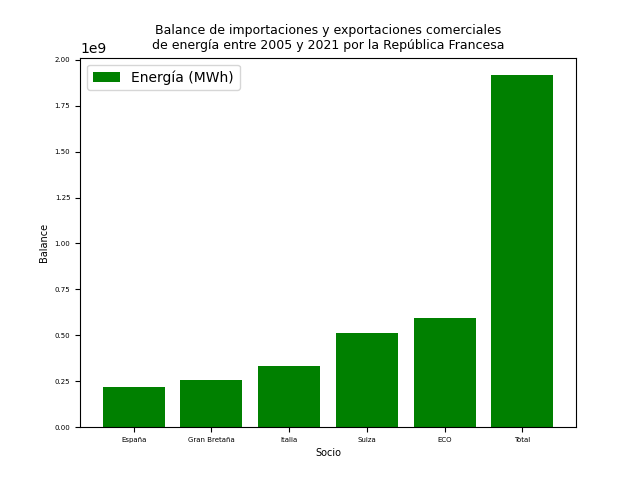

Source code (Python):
import matplotlib.pyplot as plt
import pandas as pd

partners=pd.read_csv('partners.csv')
partners=partners.sort_values(by='Balance',ascending=True)

plt.bar(partners['Pais'], partners['Balance'],label='Energía (MWh)', color='green')

plt.xlabel('Socio', fontsize=7)
plt.ylabel('Balance', fontsize=7)
plt.title("Balance de importaciones y exportaciones comerciales\nde energía entre 2005 y 2021 por la República Francesa", fontsize=9)

plt.xticks(fontsize=5)
plt.yticks(fontsize=5)

plt.legend(loc="upper left")

plt.savefig('totalEs.png')